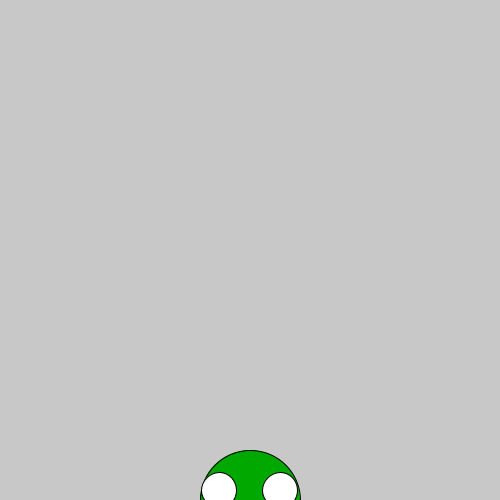
Frame 1 (no input)
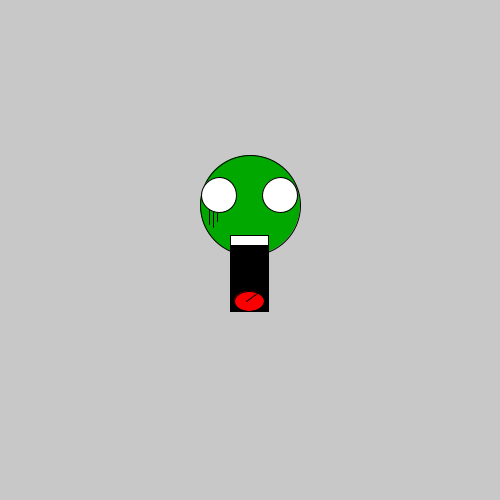
Frame 60 (the mouse pressed at the canvas centre just before this capture)
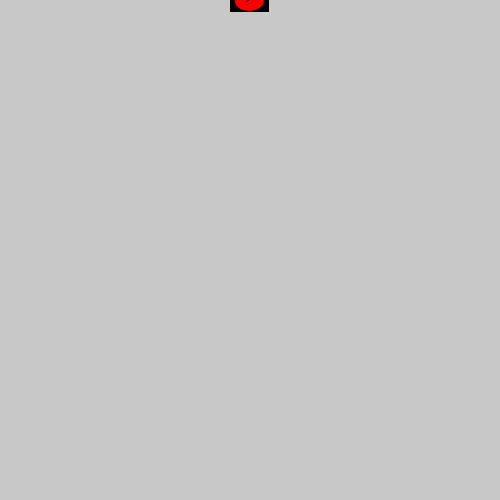
Frame 120 (the mouse held since frame 60 and released just before this capture)

The Processing sketch that drew these frames (run headless with seeded random() and noise(); from frame 60 on, the mouse is pressed at the canvas centre):

// Processing sketch: processing_145619
// ── processing_145619.pde

int monsterX;
int monsterY;

int richting;


void setup(){
size(500,500);
monsterX = 250;
monsterY = 500;
richting = 5;

}

void draw(){
//hoofd
background(200);
stroke(0);


stroke(0);
ellipseMode(CENTER); 
fill(0, 168, 0);
ellipse(monsterX,monsterY,100,100);  //hoofd

stroke(0);
fill(255);
ellipse(monsterX+30,monsterY-10,35,35);                  //oog
ellipse(monsterX-31,monsterY-10,35,35);                  //oog

fill(0);
rect(monsterX-20,monsterY+30,38,76);   //mond

fill(250,0,0);
ellipse(monsterX-1,monsterY+96,30,20); //tong

line(monsterX-4,monsterY+96,monsterX+14,monsterY+83);        //tongspleet

fill(255);
rect(monsterX-20,monsterY+30,38,10);    //tanden

stroke(0);
line(monsterX-41,monsterY+4,monsterX-41,monsterY+19);       //wallen
line(monsterX-37,monsterY+7,monsterX-37,monsterY+22);
line(monsterX-33,monsterY+8,monsterX-33,monsterY+16);

monsterY = monsterY - richting;




}
                         
